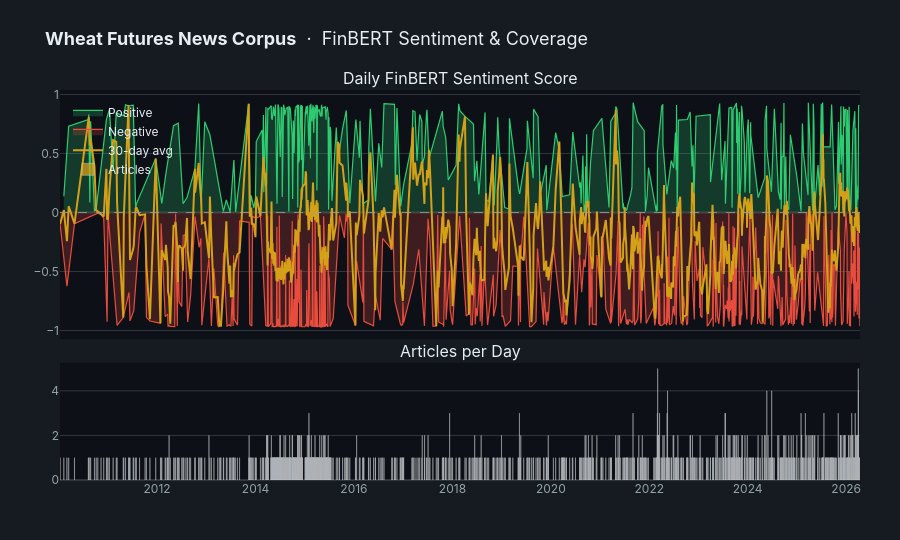

Source (notebook cell):
### Code cell
sp = sent_df.copy().sort_values("date")
pos = sp[sp["sentiment_score"] >= 0]
neg = sp[sp["sentiment_score"] <  0]

fig = make_subplots(
    rows=2, cols=1, shared_xaxes=True,
    row_heights=[0.68, 0.32], vertical_spacing=0.06,
    subplot_titles=["Daily FinBERT Sentiment Score", "Articles per Day"],
)

# Positive fill
fig.add_trace(go.Scatter(
    x=pos["date"], y=pos["sentiment_score"],
    fill="tozeroy", mode="lines",
    line=dict(color=GREEN, width=1.2),
    fillcolor="rgba(46,204,113,0.22)", name="Positive",
    hovertemplate="%{x|%b %d %Y}<br>Sentiment: <b>%{y:.3f}</b><extra>Positive</extra>",
), row=1, col=1)

# Negative fill
fig.add_trace(go.Scatter(
    x=neg["date"], y=neg["sentiment_score"],
    fill="tozeroy", mode="lines",
    line=dict(color=RED, width=1.2),
    fillcolor="rgba(231,76,60,0.22)", name="Negative",
    hovertemplate="%{x|%b %d %Y}<br>Sentiment: <b>%{y:.3f}</b><extra>Negative</extra>",
), row=1, col=1)

# Zero line
fig.add_hline(y=0, line_dash="dash", line_color=GRAY, line_width=0.8, row=1, col=1)

# 30-day rolling average
roll = sp.set_index("date")["sentiment_score"].rolling("30D").mean().reset_index()
fig.add_trace(go.Scatter(
    x=roll["date"], y=roll["sentiment_score"],
    mode="lines", line=dict(color=GOLD, width=2, dash="solid"),
    name="30-day avg",
    hovertemplate="%{x|%b %d %Y}<br>30-day avg: <b>%{y:.3f}</b><extra></extra>",
), row=1, col=1)

# Article volume
fig.add_trace(go.Bar(
    x=sp["date"], y=sp["article_count"],
    marker_color=GOLD, opacity=0.75, name="Articles",
    hovertemplate="%{x|%b %d %Y}<br>Articles: <b>%{y}</b><extra></extra>",
), row=2, col=1)

fig.update_layout(
    height=540, showlegend=True,
    legend=dict(bgcolor="rgba(0,0,0,0)", x=0.01, y=0.98,
                font=dict(color=TXT)),
    **_dark(title=dict(
        text="<b>Wheat Futures News Corpus</b>  ·  FinBERT Sentiment & Coverage",
        font=dict(color=TXT, size=18))),
)
fig.update_xaxes(showgrid=False, tickfont=dict(color=GRAY))
fig.update_yaxes(gridcolor=GRID, zerolinecolor=GRID, tickfont=dict(color=GRAY))
fig.show()

### Figure 1 — Plotly figure (JSON) as saved in the notebook; plotly's stock layout.template omitted (floating-point values rounded to 4 significant figures; data arrays with more than 128 entries replaced by an {"elided": "..."} marker saying what was removed)
{"data": [{"fill": "tozeroy", "fillcolor": "rgba(46,204,113,0.22)", "hovertemplate": "%{x|%b %d %Y}<br>Sentiment: <b>%{y:.3f}</b><extra>Positive</extra>", "line": {"color": "#2ECC71", "width": 1.2}, "mode": "lines", "name": "Positive", "type": "scatter", "x": {"elided": "392 str values"}, "xaxis": "x", "y": {"elided": "392 float values"}, "yaxis": "y"}, {"fill": "tozeroy", "fillcolor": "rgba(231,76,60,0.22)", "hovertemplate": "%{x|%b %d %Y}<br>Sentiment: <b>%{y:.3f}</b><extra>Negative</extra>", "line": {"color": "#E74C3C", "width": 1.2}, "mode": "lines", "name": "Negative", "type": "scatter", "x": {"elided": "639 str values"}, "xaxis": "x", "y": {"elided": "639 float values"}, "yaxis": "y"}, {"hovertemplate": "%{x|%b %d %Y}<br>30-day avg: <b>%{y:.3f}</b><extra></extra>", "line": {"color": "#D4A017", "dash": "solid", "width": 2}, "mode": "lines", "name": "30-day avg", "type": "scatter", "x": {"elided": "1031 str values"}, "xaxis": "x", "y": {"elided": "1031 float values"}, "yaxis": "y"}, {"hovertemplate": "%{x|%b %d %Y}<br>Articles: <b>%{y}</b><extra></extra>", "marker": {"color": "#D4A017"}, "name": "Articles", "opacity": 0.75, "type": "bar", "x": {"elided": "1031 str values"}, "xaxis": "x2", "y": {"elided": "1031 int values"}, "yaxis": "y2"}], "layout": {"annotations": [{"font": {"size": 16}, "showarrow": false, "text": "Daily FinBERT Sentiment Score", "x": 0.5, "xanchor": "center", "xref": "paper", "y": 1, "yanchor": "bottom", "yref": "paper"}, {"font": {"size": 16}, "showarrow": false, "text": "Articles per Day", "x": 0.5, "xanchor": "center", "xref": "paper", "y": 0.3008, "yanchor": "bottom", "yref": "paper"}], "font": {"color": "#E6EDF3", "family": "Inter, Arial, sans-serif"}, "height": 540, "hoverlabel": {"align": "left", "bgcolor": "#1C2333", "bordercolor": "#D4A017", "font": {"color": "#E6EDF3", "size": 12}, "namelength": -1}, "legend": {"bgcolor": "rgba(0,0,0,0)", "font": {"color": "#E6EDF3"}, "x": 0.01, "y": 0.98}, "margin": {"b": 60, "l": 60, "r": 40, "t": 90}, "paper_bgcolor": "#161B22", "plot_bgcolor": "#0D1117", "shapes": [{"line": {"color": "#95A5A6", "dash": "dash", "width": 0.8}, "type": "line", "x0": 0, "x1": 1, "xref": "x domain", "y0": 0, "y1": 0, "yref": "y"}], "showlegend": true, "title": {"font": {"color": "#E6EDF3", "size": 18}, "text": "<b>Wheat Futures News Corpus</b>  ·  FinBERT Sentiment & Coverage"}, "xaxis": {"anchor": "y", "domain": [0, 1], "matches": "x2", "showgrid": false, "showticklabels": false, "tickfont": {"color": "#95A5A6"}}, "xaxis2": {"anchor": "y2", "domain": [0, 1], "showgrid": false, "tickfont": {"color": "#95A5A6"}}, "yaxis": {"anchor": "x", "domain": [0.3608, 1], "gridcolor": "#30363D", "tickfont": {"color": "#95A5A6"}, "zerolinecolor": "#30363D"}, "yaxis2": {"anchor": "x2", "domain": [0, 0.3008], "gridcolor": "#30363D", "tickfont": {"color": "#95A5A6"}, "zerolinecolor": "#30363D"}}}
